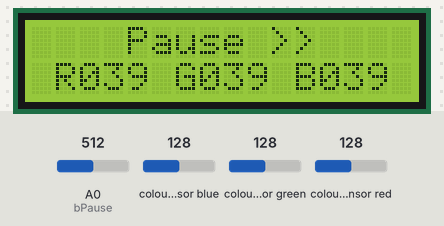
Bench run of a sketch on a simulated Arduino Uno, built with avr-gcc and run on an emulated ATmega328P. Parts: 16×2 character LCD. Wiring (inferred from the names in the program): TCS3200 colour sensor: output pin 11; S2 pin 3; S3 pin 2; S0 pin 13; S1 pin 12. The inputs (shaded band) are chosen by the test bench; at power-on: colour sensor blue 128, colour sensor green 128, A0 (bPause) = 512, colour sensor red 128.

Above: at 1.2 s.
1.3 s: colour sensor blue set to 5
At 1.62 s:
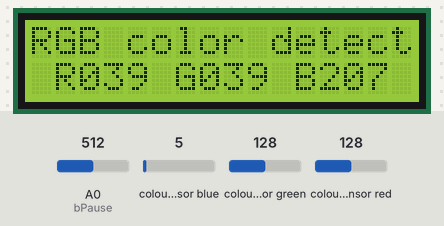
3.2 s: colour sensor green set to 5
At 4.28 s:
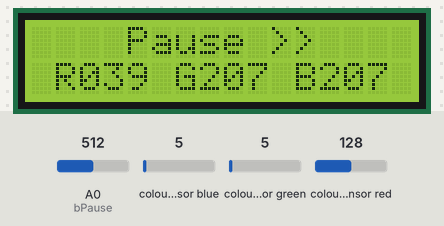
5.5 s: A0 (bPause) set to 493
7.0 s: A0 (bPause) set to 510
At 7.5 s:
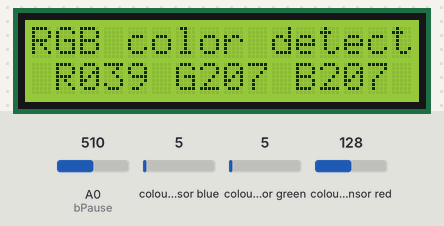
10.0 s: colour sensor red set to 5
At 10.91 s:
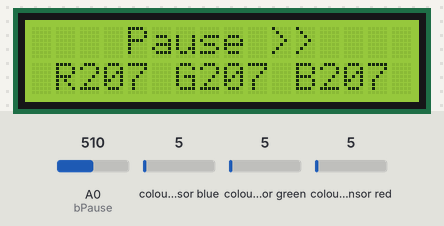
12.1 s: colour sensor blue set to 64
At 13.19 s:
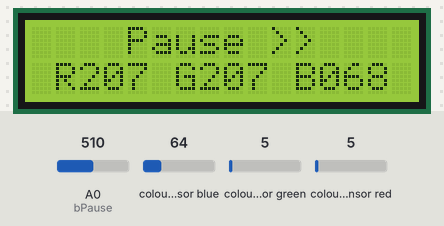
Timing chart, 0 to 15.1 s (numbered marks = the images above; inputs shaded):
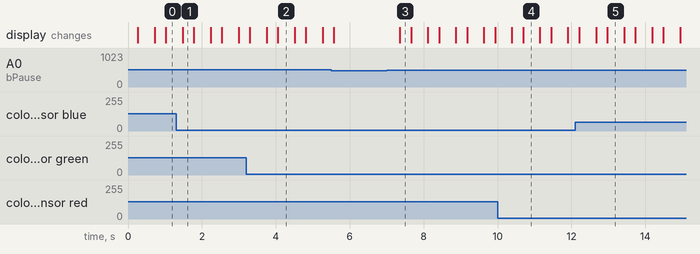

Measured:
- after the input at 1.3 s, the display: changes after 0.18 s (image 1)
- after the input at 3.2 s, the display: first differs from a run without the input after 0.55 s (image 2 shows a later state)
- after the input at 7.0 s, the display: changes after 0.36 s (image 3)
- after the input at 10.0 s, the display: first changes after 0.39 s (image 4 shows a later state)
- after the input at 12.1 s, the display: first differs from a run without the input after 0.56 s (image 5 shows a later state)
- what the display in image 2 shows lasts 0.4 s, from 4.1 s to 4.5 s

The sketch:

color_detect.ino
```cpp
// GY-31 TCS3200 color recognition sensor


#include <LiquidCrystal.h>
LiquidCrystal lcd(8, 9, 4, 5, 6, 7);

#define bPause A0

#define S0 13
#define S1 12
#define S2 3
#define S3 2
#define sensorOut 11

int frequency = 0;
int color = 0;
int R, G, B;
boolean state = false;

void setup() {
  Serial.begin(9600);
  lcd.begin(16, 2);

  pinMode(S0, OUTPUT);
  pinMode(S1, OUTPUT);
  pinMode(S2, OUTPUT);
  pinMode(S3, OUTPUT);
  pinMode(sensorOut, INPUT);

  // Setting frequency-scaling to 20%
  digitalWrite(S0, HIGH);
  digitalWrite(S1, LOW);

}

void loop() {

  //  Serial.print(analogRead(bPause));
  //  Serial.println(state);

  int analog = analogRead(bPause);
  if (analog > 500 && analog < 700) {
    delay(200);
    state = !state;
  }


  if (state == false) {
    readColor();
    lcd.setCursor(0, 0);
    lcd.print("RGB color detect");
    lcd.setCursor(0, 1);
    lcd.print(" R");
    if (R <= 99) lcd.print("0");
    else if (R <= 9) lcd.print("00");
    lcd.print(R);

    lcd.print(" G");
    if (G <= 99) lcd.print("0");
    else if (G <= 9) lcd.print("00");
    lcd.print(G);

    lcd.print(" B");
    if (B <= 99) lcd.print("0");
    else if (B <= 9) lcd.print("00");
    lcd.print(B);
  } else {
    lcd.setCursor(0, 0);
    lcd.print("    Pause >>    ");
  }

  delay(100);
}


// Custom Function - readColor()
//int readColor() {
void readColor() {
  // Setting red filtered photodiodes to be read
  digitalWrite(S2, LOW);
  digitalWrite(S3, LOW);


  // Reading the output frequency
  frequency = pulseIn(sensorOut, LOW);
  R = frequency;
  //  R = map(frequency, 20, 55, 0, 255);

  // Printing the value on the serial monitor
  //  Serial.print("R= ");//printing name
  //  Serial.print(frequency);//printing RED color frequency
  //  Serial.print("  ");
  delay(50);


  // Setting Green filtered photodiodes to be read
  digitalWrite(S2, HIGH);
  digitalWrite(S3, HIGH);
  // Reading the output frequency
  frequency = pulseIn(sensorOut, LOW);
  G = frequency;
  //  G = map(frequency, 0, 128, 0, 255);

  // Printing the value on the serial monitor
  //  Serial.print("G= ");//printing name
  //  Serial.print(frequency);//printing RED color frequency
  //  Serial.print("  ");
  delay(50);


  // Setting Blue filtered photodiodes to be read
  digitalWrite(S2, LOW);
  digitalWrite(S3, HIGH);
  // Reading the output frequency
  frequency = pulseIn(sensorOut, LOW);
  B = frequency;
  //  B = map(frequency, 0, 128, 0, 255);

  // Printing the value on the serial monitor
  //  Serial.print("B= ");//printing name
  //  Serial.print(frequency);//printing RED color frequency
  //  Serial.println("  ");
  delay(50);


  //  if (R<45 & R>32 & G<65 & G>55) {
  //    color = 1; // Red
  //  }
  //  if (G<55 & G>43 & B<47 & B>35) {
  //    color = 2; // Orange
  //  }
  //  if (R<53 & R>40 & G<53 & G>40) {
  //    color = 3; // Green
  //  }
  //  if (R<38 & R>24 & G<44 & G>30) {
  //    color = 4; // Yellow
  //  }
  //  if (R<56 & R>46 & G<65 & G>55) {
  //    color = 5; // Brown
  //  }
  //  if (G<58 & G>45 & B<40 & B>26) {
  //    color = 6; // Blue
  //  }
  //  return color;
}
```
